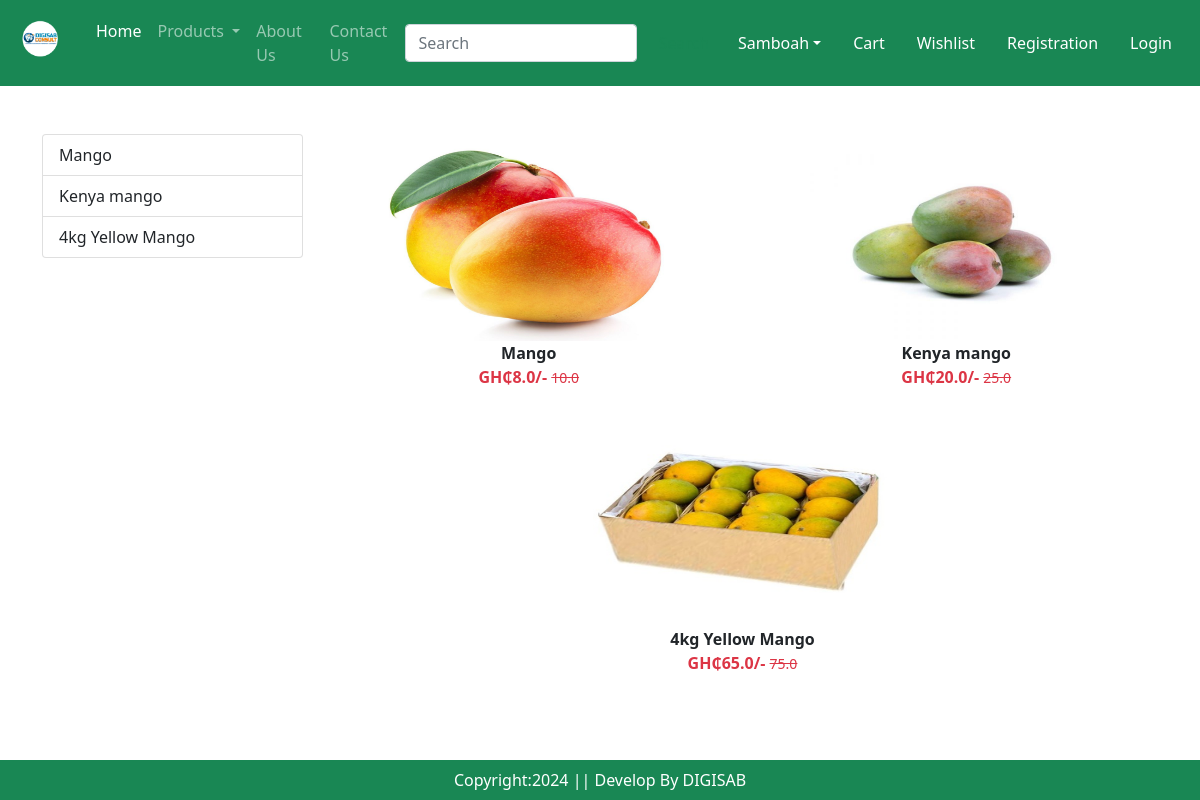
Screenshot of /category/MG with the database file from the repository.
### app/models.py (models this page shows, shortened)
class Product(models.Model):
    title = models.CharField(max_length=100)
    selling_price = models.FloatField()
    discounted_price = models.FloatField()
    description = models.TextField()
    composition = models.TextField(default='')
    prodapp = models.TextField(default='')
    category = models.CharField(choices=CATEGORY_CHOICES, max_length=2)
    product_image = models.ImageField(upload_to='product')

### app/views.py (the view)
# urls.py: path("category/<slug:val>", views.CategoryView.as_view(),name="category"),
class CategoryView(View):
    def get(self,request,val):
        product = Product.objects.filter(category=val)
        title = Product.objects.filter(category=val).values('title')
        return render(request,"app/category.html",locals())

### app/templates/app/category.html (shortened to what this page needs)
{% extends "app/base.html" %}
{% load static %}
{% block main-content %}
   <div class="container my-5">
      <div class="row">
         <div class="col-sm-3">
            <div class="list-group">
             {% for val in title %}
                <a href="{% url "category-title" val.title %}" class="list-group-item list-item-action" aria-current="true">
                {{val.title}}</a>
             {% endfor %}
            </div>
         </div>
         <div class="col-sm-9">
            <div class="row">
                {% for prod in product %}
                <div class="col text-center mb-4">
                    <a href="{% url "product-detail" prod.id %}" class="btn">
                     <div>
                        <img src="{{prod.product_image.url}}" width="300px" height="200px" />
                        <div class="fw-bold">{{prod.title}}</div>
                        <div class="fw-bold text-danger">
                            GH₵{{prod.discounted_price}}/-
                            <small class="fw-light text-decoration-line-through">
                             {{prod.selling_price}}</small>
                        </div>
                     </div>
                    </a>
                </div>
                {% endfor %}
            </div>
         </div>
      </div>
   </div>
{% endblock main-content %}

### app/templates/app/base.html (shortened to what this page needs)
<!DOCTYPE html>
{% load static %}
<html lang="en">
<head>
    <link href="https://cdn.jsdelivr.net/npm/bootstrap@5.0.2/dist/css/bootstrap.min.css" rel="stylesheet">
    <link rel= "stylesheet" href="{% static 'app/css/owl.carousel.min.css' %}"/>
    <link rel= "stylesheet" href="{% static 'app/css/all.min.css' %}"/>
    <link rel= "stylesheet" href="{% static 'app/css/style.css' %}"/>
</head>
<body>
    <nav class="navbar navbar-expand-lg navbar-dark bg-success">
        <div class="container-fluid">
          <a class="navbar-brand" href="#">
            <img src="{% static "app/images/digi.png" %}" width="60" height="60" />
        </a>
          <div class="collapse navbar-collapse" id="navbarSupportedContent">
            <ul class="navbar-nav me-auto mb-2 mb-lg-0">
              <li class="nav-item">
                <a class="nav-link active" aria-current="page" href="/">Home</a>
              </li>
              <li class="nav-item dropdown">
                <a class="nav-link dropdown-toggle" href="#" role="button" data-bs-toggle="dropdown" aria-expanded="false">
                  Products
                </a>
              </li>
              <li class="nav-item">
                <a class="nav-link tex-white" href="{% url "about" %}">About Us</a>
              </li>
              <li class="nav-item">
                <a class="nav-link tex-white" href="{% url "contact" %}">Contact Us</a>
              </li>
            </ul>
            <form class="d-flex" role="search">
              <input class="form-control me-2" type="search" placeholder="Search" aria-label="Search">
              <button class="btn btn-outline-success" type="submit">Search</button>
            </form>
          </div>
          <ul class="navbar-nav me-auto mb-2 mb-lg-0">
            <li class="nav-item dropdown mx-2">
              <a class="nav-link dropdown-toggle text-white" href="#"
              id="profileDropdown" role="button" data-bs-toggle="dropdown"
              aria-expanded="false">Samboah</a>
            </li>
            <li class="nav-item mx-2">
                <a href="#" class="nav-link text-white">Cart</a>
            </li>
            <li class="nav-item mx-2">
                <a href="#" class="nav-link text-white">Wishlist</a>
            </li>
            <li class="nav-item mx-2">
              <a href="{% url "customerregistration" %}" class="nav-link text-white">Registration</a>
            </li>
            <li class="nav-item mx-2">
                <a href="{% url "login" %}" class="nav-link text-white">Login</a>
            </li>
          </ul>
        </div>
      </nav>
      {% block main-content %}{% endblock main-content %}
      <footer class="container-fluid fixed-bottom bg-success text-center text-white p-2 mt-5">
        Copyright:2024 || Develop By DIGISAB
      </footer>
</body>
</html>

### rows the page displays
Product: product_image (picture), title "Mango", discounted_price "8.0", selling_price "10.0"
Product: product_image (picture), title "Kenya mango", discounted_price "20.0", selling_price "25.0"
Product: product_image (picture), title "4kg Yellow Mango", discounted_price "65.0", selling_price "75.0"

### other values shown
{{ val.title }} "Mango" "Kenya mango" "4kg Yellow Mango"
